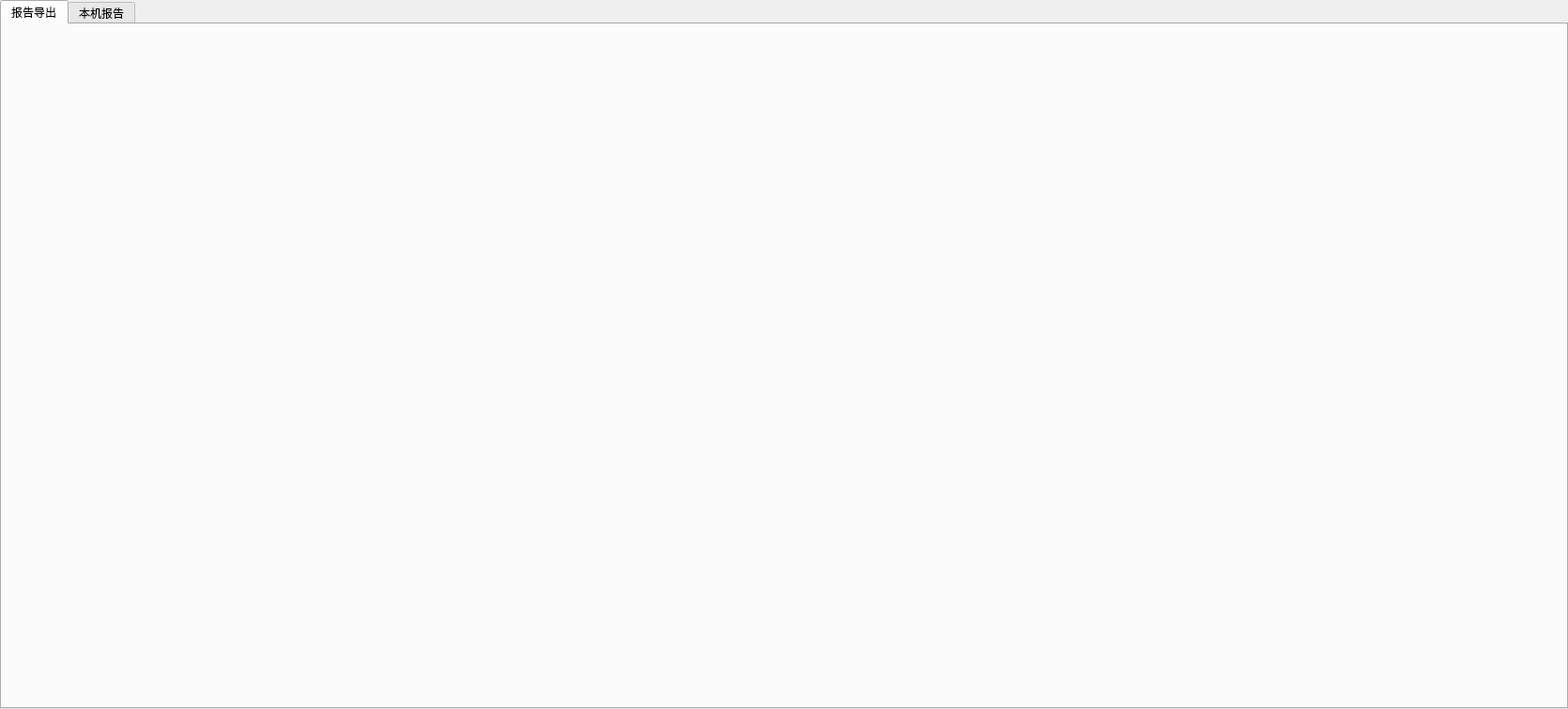
<?xml version="1.0" encoding="UTF-8"?>
<ui version="4.0">
 <class>report_tab</class>
 <widget class="QWidget" name="report_tab">
  <property name="geometry">
   <rect>
    <x>0</x>
    <y>0</y>
    <width>1670</width>
    <height>755</height>
   </rect>
  </property>
  <property name="minimumSize">
   <size>
    <width>1670</width>
    <height>755</height>
   </size>
  </property>
  <property name="maximumSize">
   <size>
    <width>1670</width>
    <height>755</height>
   </size>
  </property>
  <property name="windowTitle">
   <string>Form</string>
  </property>
  <layout class="QHBoxLayout" name="horizontalLayout">
   <property name="spacing">
    <number>0</number>
   </property>
   <property name="leftMargin">
    <number>0</number>
   </property>
   <property name="topMargin">
    <number>0</number>
   </property>
   <property name="rightMargin">
    <number>0</number>
   </property>
   <property name="bottomMargin">
    <number>0</number>
   </property>
   <item>
    <widget class="QTabWidget" name="tabWidget">
     <property name="currentIndex">
      <number>0</number>
     </property>
     <widget class="QWidget" name="tab">
      <attribute name="title">
       <string>报告导出</string>
      </attribute>
     </widget>
     <widget class="QWidget" name="tab_2">
      <attribute name="title">
       <string>本机报告</string>
      </attribute>
     </widget>
    </widget>
   </item>
  </layout>
 </widget>
 <resources/>
 <connections/>
</ui>
